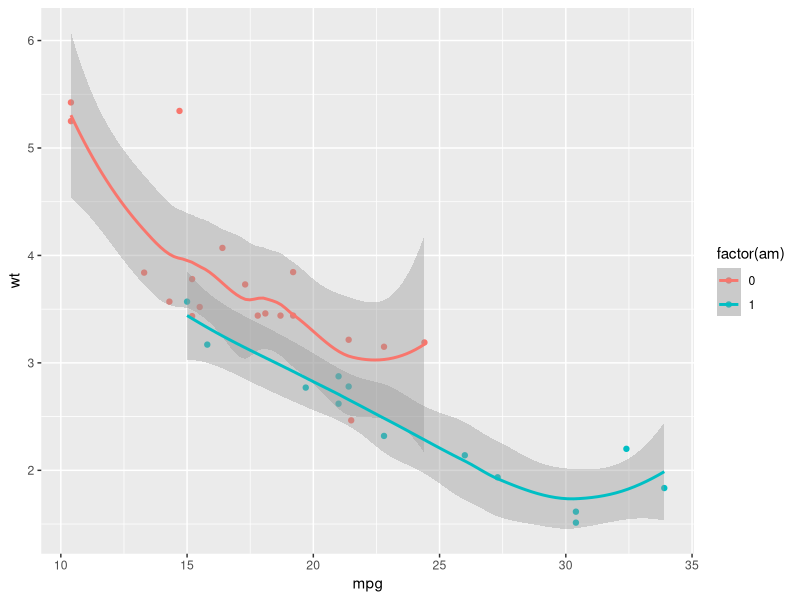

This chart was generated by the following R code:
## ---- chunk 1
knitr::opts_chunk$set(
  collapse = TRUE,
  comment = "#>",
  fig.path = "images/blog/2017-03-31/",
  retina = TRUE
)
knitr::opts_knit$set(base.dir = "../", 
                     base.url = "/")
## ---- chunk 2
library(ggplot2)
ggplot(mtcars, aes(x = mpg, y = wt, group = am, color = factor(am))) +
  geom_point() + 
  geom_smooth()
